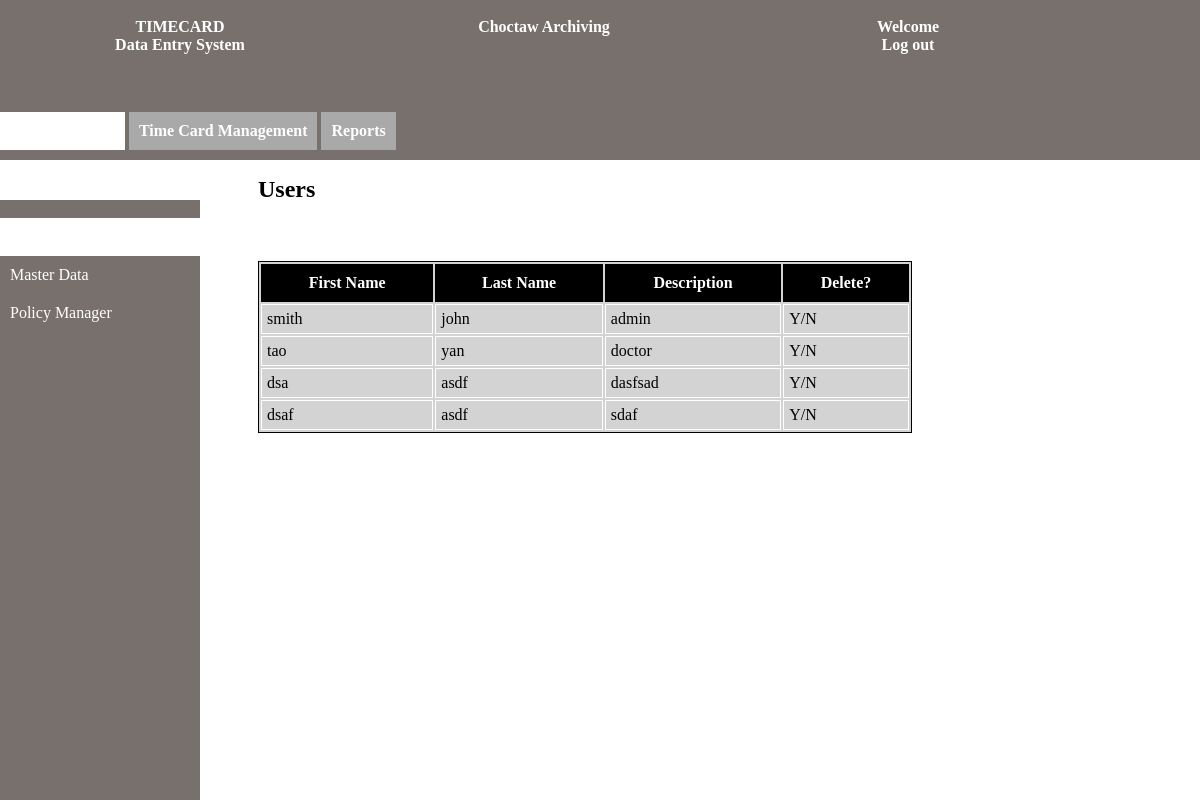
The app's page /user_list/, older data.
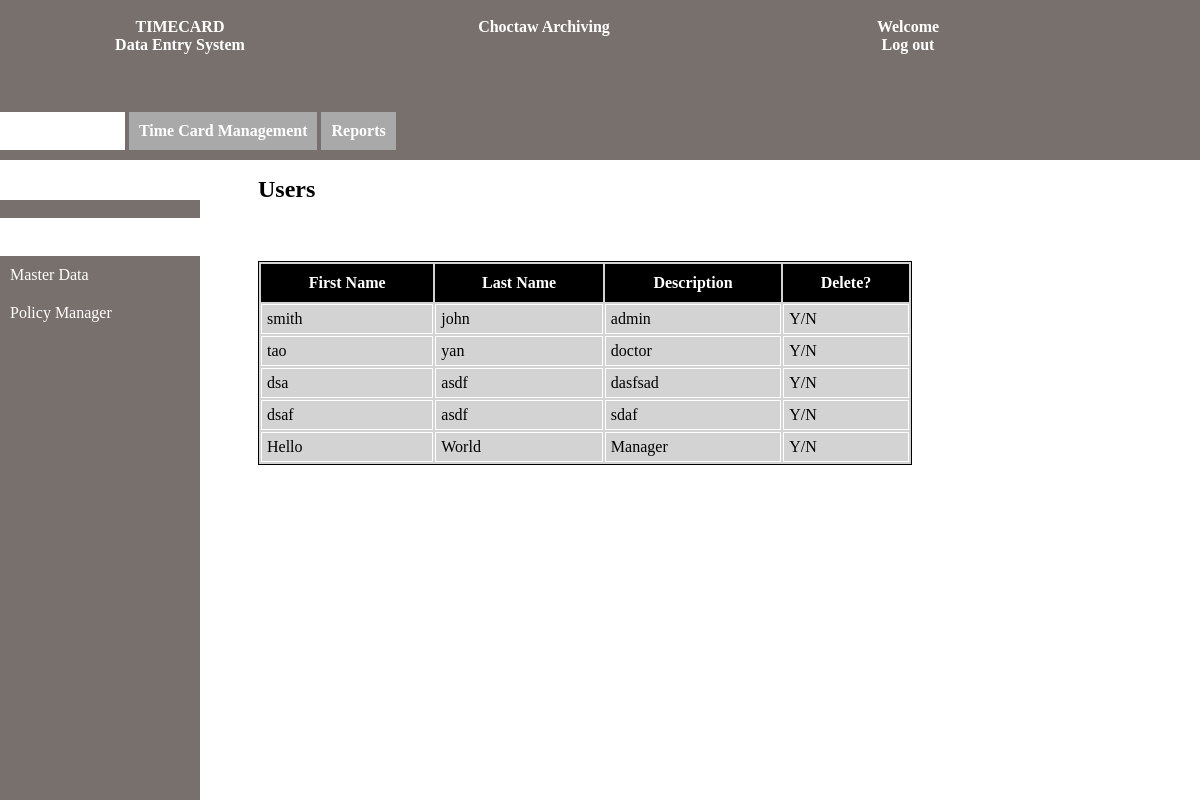
The same page, newer data.
### AddUser/models.py (models this page shows)
class User(models.Model):
    First_name = models.CharField(max_length=50)
    Last_name = models.CharField(max_length=50)
    Description = models.CharField(max_length=250)
    LoginIDOrEmail = models.CharField(max_length=250)
    Authority = models.PositiveIntegerField()  # admin or regular, only admin could create user or modify records,regular read-only
    Password  = models.CharField(max_length=250)
    RetypePassword = models.CharField(max_length=250)

### AddUser/views.py (the view)
# urls.py: url(r'^user_list/', user_list, name='show_user_list'),
def user_list(request):
    all_objects = models.User.objects.all()
    context = {'all_objects': all_objects}
    return render(request, 'user_list.html', context)

### templates/user_list.html (shortened to what this page needs)
{% extends "base_template.html" %}
{% block topnav %}
    <a href="{% url 'show_user_list' %}" class="topnav active">Administration</a>
    <a href="{% url 'show_time_card' %}" class="topnav">Time Card Management</a>
    <a href="{% url 'show_time_card' %}" class="topnav">Reports</a>
{% endblock %}
{% block sidenav %}
    <a href="{% url 'show_user_list' %}" class="sidenav active">Users</a>
    <a href="{% url 'show_doctor_list' %}" class="sidenav">Master Data</a>
    <a href="/" class="sidenav">Policy Manager </a>
{% endblock %}
{% block name %}
    Users
{% endblock %}
{% block findadd %}
<a href="{% url 'add_user_form' %}">Add user</a>
{% endblock %}
{%block content%}
<table>
    <tr>
      <th>First Name</th>
      <th>Last Name</th>
      <th>Description</th>
        <th>Delete?</th>
   </tr>
  {% for s in all_objects %}
  <tr>
      <td>   {{ s.First_name }} </td>
      <td>   {{ s.Last_name}} </td>
      <td>   {{s.Description}} </td>
      <td>   Y/N </td>
  </tr>
  {% endfor %}
</table>
{% endblock %}

Row changes from the older to the newer data that the page shows:
added User: First_name "Hello", Last_name "World", Description "Manager"
